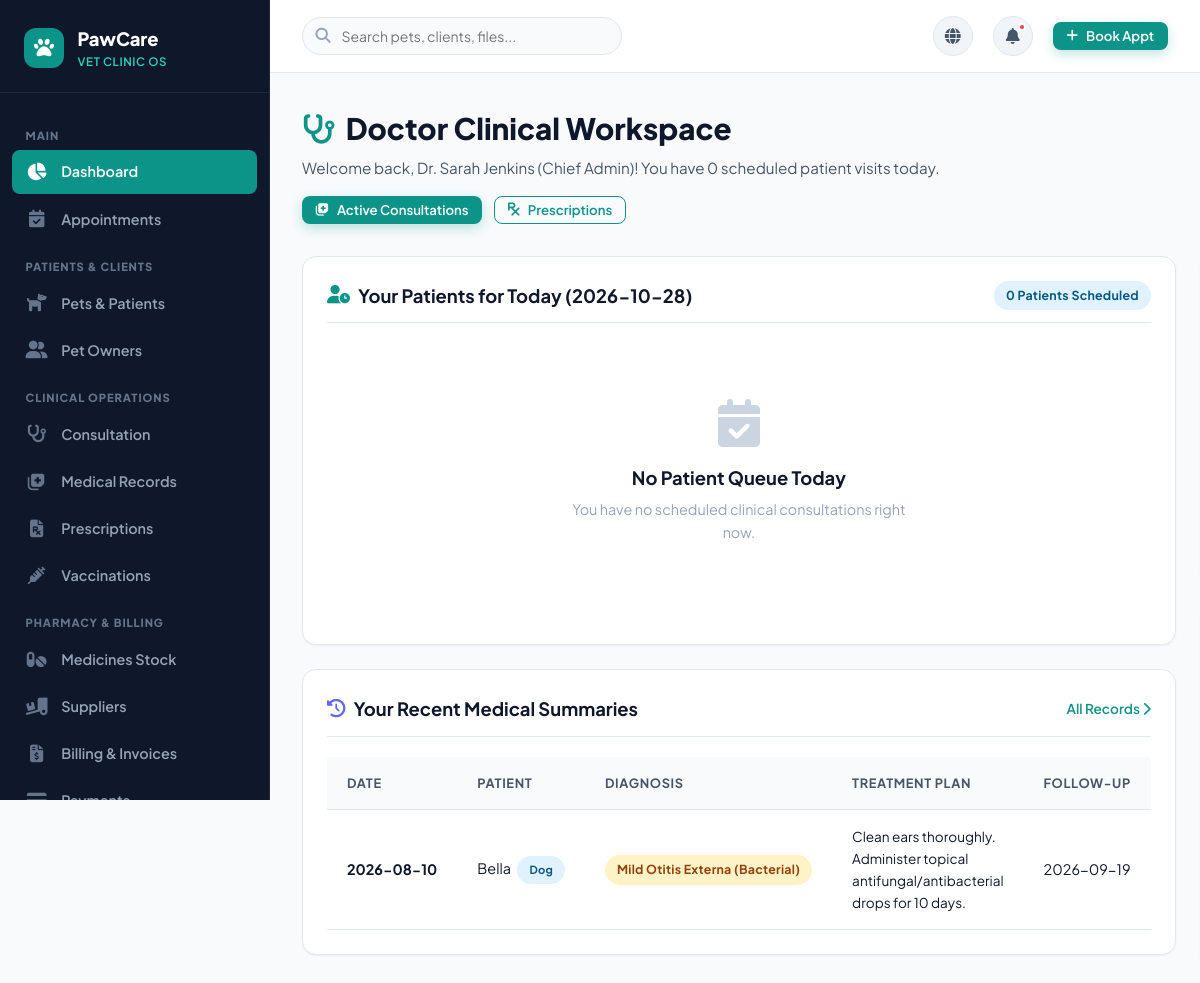
/doctor/dashboard (signed in), run on the app's committed database.
### tables this page shows
CREATE TABLE users (
    id INTEGER PRIMARY KEY AUTOINCREMENT,
    username VARCHAR(80) UNIQUE NOT NULL,
    email VARCHAR(120) UNIQUE NOT NULL,
    password_hash VARCHAR(255) NOT NULL,
    full_name VARCHAR(120) NOT NULL,
    role VARCHAR(20) NOT NULL DEFAULT 'staff', -- 'admin', 'doctor', 'staff'
    phone VARCHAR(30),
    is_active INTEGER DEFAULT 1,
    created_at TIMESTAMP DEFAULT CURRENT_TIMESTAMP
);

CREATE TABLE medical_records (
    id INTEGER PRIMARY KEY AUTOINCREMENT,
    pet_id INTEGER NOT NULL,
    doctor_id INTEGER NOT NULL,
    appointment_id INTEGER,
    record_date DATE DEFAULT (DATE('now')),
    symptoms TEXT,
    diagnosis TEXT,
    temperature REAL, -- Celsius
    heart_rate INTEGER, -- bpm
    respiratory_rate INTEGER, -- breaths/min
    weight REAL, -- kg
    treatment_plan TEXT,
    dietary_notes TEXT,
    follow_up_date DATE,
    created_at TIMESTAMP DEFAULT CURRENT_TIMESTAMP,
    FOREIGN KEY (pet_id) REFERENCES pets (id) ON DELETE CASCADE,
    FOREIGN KEY (doctor_id) REFERENCES doctors (id) ON DELETE CASCADE,
    FOREIGN KEY (appointment_id) REFERENCES appointments (id) ON DELETE SET NULL
);

CREATE TABLE pets (
    id INTEGER PRIMARY KEY AUTOINCREMENT,
    owner_id INTEGER NOT NULL,
    name VARCHAR(80) NOT NULL,
    species VARCHAR(50) NOT NULL, -- Dog, Cat, Bird, Rabbit, Reptile, etc.
    breed VARCHAR(80),
    gender VARCHAR(10) DEFAULT 'Unknown', -- Male, Female, Neutered Male, Spayed Female
    date_of_birth DATE,
    age_years INTEGER DEFAULT 0,
    weight REAL DEFAULT 0.0, -- in kg
    color VARCHAR(50),
    microchip_id VARCHAR(100),
    photo VARCHAR(255) DEFAULT 'default_pet.png',
    allergies TEXT,
    medical_notes TEXT,
    created_at TIMESTAMP DEFAULT CURRENT_TIMESTAMP,
    FOREIGN KEY (owner_id) REFERENCES owners (id) ON DELETE CASCADE
);

### app.py (the view, shortened to what this page needs)
@app.route('/doctor/dashboard')
@roles_required('doctor', 'admin')
def doctor_dashboard():
    db = get_db()
    today = date.today().strftime('%Y-%m-%d')
    doc = db.execute("SELECT * FROM doctors WHERE user_id = ?", (session['user_id'],)).fetchone()
    doc_id = doc['id'] if doc else None
    if doc_id:
        today_appointments = db.execute("""
            SELECT a.*, p.name as pet_name, p.species, p.breed, p.photo as pet_photo, o.name as owner_name, o.phone as owner_phone
            FROM appointments a
            JOIN pets p ON a.pet_id = p.id
            JOIN owners o ON a.owner_id = o.id
            WHERE a.doctor_id = ? AND a.appointment_date = ?
            ORDER BY a.appointment_time ASC
        """, (doc_id, today)).fetchall()
        recent_records = db.execute("""
            SELECT m.*, p.name as pet_name, p.species, o.name as owner_name
            FROM medical_records m
            JOIN pets p ON m.pet_id = p.id
            JOIN owners o ON p.owner_id = o.id
            WHERE m.doctor_id = ?
            ORDER BY m.created_at DESC
            LIMIT 5
        """, (doc_id,)).fetchall()
        pending_count = db.execute("SELECT COUNT(*) FROM appointments WHERE doctor_id = ? AND status = 'scheduled' AND appointment_date = ?", (doc_id, today)).fetchone()[0]
    return render_template('doctor_dashboard.html',
                           appointments=today_appointments,
                           recent_records=recent_records,
                           pending_count=pending_count)

### app.py (called while the page is built)
def get_db():
    if 'db' not in g:
        g.db = sqlite3.connect(
            app.config['DATABASE'],
            detect_types=sqlite3.PARSE_DECLTYPES
        )
        g.db.row_factory = sqlite3.Row
        g.db.execute("PRAGMA foreign_keys = ON;")
    return g.db

def init_db():
    db = get_db()
    cur = db.cursor()
    cur.execute("SELECT name FROM sqlite_master WHERE type='table' AND name='users';")
    if cur.fetchone() is None:
        if os.path.exists(app.config['SQL_SCHEMA']):
            with open(app.config['SQL_SCHEMA'], mode='r', encoding='utf-8') as f:
                db.cursor().executescript(f.read())
            db.commit()

@app.before_request
def setup_database_if_needed():
    init_db()

def roles_required(*roles):
    from functools import wraps
    def decorator(view):
        @wraps(view)
        def wrapped_view(**kwargs):
            if 'user_id' not in session:
                flash('Please log in first.', 'warning')
                return redirect(url_for('login'))
            if session.get('user_role') not in roles:
                flash('You do not have permission to access that resource.', 'danger')
                return redirect(url_for('dashboard_router'))
            return view(**kwargs)
        return wrapped_view
    return decorator

### templates/doctor_dashboard.html (shortened to what this page needs)
{% extends "base.html" %}
{% block content %}
<div class="page-header">
  <div class="page-header-text">
    <h1><i class="fas fa-stethoscope" style="color: var(--primary);"></i> Doctor Clinical Workspace</h1>
    <p>Welcome back, {{ current_user.full_name }}! You have {{ pending_count }} scheduled patient visits today.</p>
  </div>
  <div class="page-actions">
    <a href="{{ url_for('consultation') }}" class="btn btn-primary btn-sm">
      <i class="fas fa-notes-medical"></i> Active Consultations
    </a>
    <a href="{{ url_for('prescriptions') }}" class="btn btn-outline btn-sm">
      <i class="fas fa-prescription"></i> Prescriptions
    </a>
  </div>
</div>
<div class="dashboard-row">
  <div>
    <div class="dashboard-card" style="margin-bottom: 1.5rem;">
      <div class="dashboard-card-header">
        <h3><i class="fas fa-user-clock" style="color: var(--primary);"></i> Your Patients for Today ({{ today_date }})</h3>
        <span class="badge badge-info">{{ appointments|length }} Patients Scheduled</span>
      </div>
      {% if appointments %}
      <div class="table-responsive">
        <table class="custom-table">
          <thead>
            <tr>
              <th>Time</th>
              <th>Patient</th>
              <th>Species & Breed</th>
              <th>Owner & Contact</th>
              <th>Reason / Symptoms</th>
              <th>Status</th>
              <th>Action</th>
            </tr>
          </thead>
          <tbody>
            {% for appt in appointments %}
            <tr>
              <td><strong>{{ appt.appointment_time }}</strong></td>
              <td>
                <div class="table-user-cell">
                  <div class="table-avatar"><i class="fas fa-paw"></i></div>
                  <div class="table-user-info">
                    <span class="name">{{ appt.pet_name }}</span>
                  </div>
                </div>
              </td>
              <td>{{ appt.species }} ({{ appt.breed or 'Mixed' }})</td>
              <td>
                <div>{{ appt.owner_name }}</div>
                <div style="font-size: 0.775rem; color: var(--text-muted);">{{ appt.owner_phone }}</div>
              </td>
              <td style="max-width: 220px; white-space: normal;">
                <span style="font-size: 0.85rem;">{{ appt.reason }}</span>
              </td>
              <td>
                <span class="badge badge-{{ appt.status }}">{{ appt.status.replace('_', ' ') }}</span>
              </td>
              <td>
                {% if appt.status in ['scheduled', 'in_progress'] %}
                <a href="{{ url_for('add_consultation', appointment_id=appt.id) }}" class="btn btn-primary btn-sm" title="Begin Consultation">
                  <i class="fas fa-stethoscope"></i> Consult
                </a>
                {% else %}
                <a href="{{ url_for('appointment_details', id=appt.id) }}" class="action-btn" title="View details">
                  <i class="fas fa-eye"></i>
                </a>
                {% endif %}
              </td>
            </tr>
            {% endfor %}
          </tbody>
        </table>
      </div>
      {% else %}
      <div class="empty-state">
        <i class="fas fa-calendar-check"></i>
        <h4>No Patient Queue Today</h4>
        <p>You have no scheduled clinical consultations right now.</p>
      </div>
      {% endif %}
    </div>
    <div class="dashboard-card">
      <div class="dashboard-card-header">
        <h3><i class="fas fa-history" style="color: var(--secondary);"></i> Your Recent Medical Summaries</h3>
        <a href="{{ url_for('medical_records') }}">All Records <i class="fas fa-chevron-right"></i></a>
      </div>
      {% if recent_records %}
      <div class="table-responsive">
        <table class="custom-table">
          <thead>
            <tr>
              <th>Date</th>
              <th>Patient</th>
              <th>Diagnosis</th>
              <th>Treatment Plan</th>
              <th>Follow-up</th>
            </tr>
          </thead>
          <tbody>
            {% for rec in recent_records %}
            <tr>
              <td><strong>{{ rec.record_date }}</strong></td>
              <td>
                <span class="font-bold">{{ rec.pet_name }}</span>
                <span class="badge badge-info" style="font-size: 0.7rem; margin-left: 0.25rem;">{{ rec.species }}</span>
              </td>
              <td><span class="badge badge-warning">{{ rec.diagnosis }}</span></td>
              <td style="max-width: 240px; white-space: normal; font-size: 0.85rem;">
                {{ rec.treatment_plan }}
              </td>
              <td>{{ rec.follow_up_date or 'None' }}</td>
            </tr>
            {% endfor %}
          </tbody>
        </table>
      </div>
      {% endif %}
    </div>
  </div>
</div>
{% endblock %}

### static/css/style.css (style rules this page uses)
:root { --primary: #0d9488; --primary-hover: #0f766e; --primary-light: #ccfbf1; --primary-dark: #115e59; --secondary: #6366f1; --secondary-light: #e0e7ff; --accent: #f59e0b; --accent-light: #fef3c7; --success: #10b981; --success-light: #d1fae5; --danger: #ef4444; --danger-light: #fee2e2; --warning: #f59e0b; --info: #0284c7; --info-light: #e0f2fe; --bg-main: #f8fafc; --bg-card: #ffffff; --bg-sidebar: #0f172a; --bg-subtle: #f1f5f9; --text-primary: #0f172a; --text-secondary: #475569; --text-muted: #94a3b8; --text-light: #f8fafc; --border-color: #e2e8f0; --border-radius-sm: 8px; --border-radius-md: 14px; --border-radius-lg: 20px; --border-radius-full: 9999px; --shadow-sm: 0 1px 2px 0 rgba(0, 0, 0, 0.05); --shadow-md: 0 4px 6px -1px rgba(0, 0, 0, 0.07), 0 2px 4px -1px rgba(0, 0, 0, 0.04); --shadow-lg: 0 10px 15px -3px rgba(0, 0, 0, 0.08), 0 4px 6px -2px rgba(0, 0, 0, 0.04); --shadow-xl: 0 20px 25px -5px rgba(0, 0, 0, 0.1), 0 10px 10px -5px rgba(0, 0, 0, 0.04); --transition: all 0.25s cubic-bezier(0.4, 0, 0.2, 1); }
* { margin: 0; padding: 0; box-sizing: border-box; }
body { font-family: 'Plus Jakarta Sans', -apple-system, BlinkMacSystemFont, sans-serif; background-color: var(--bg-main); color: var(--text-primary); line-height: 1.6; overflow-x: hidden; }
a { color: inherit; text-decoration: none; transition: var(--transition); }
.btn { display: inline-flex; align-items: center; justify-content: center; gap: 0.5rem; font-weight: 600; font-size: 0.925rem; padding: 0.65rem 1.35rem; border-radius: var(--border-radius-md); border: 1px solid transparent; cursor: pointer; transition: var(--transition); line-height: 1; }
.btn-primary { background-color: var(--primary); color: #ffffff; box-shadow: 0 4px 12px rgba(13, 148, 136, 0.25); }
.btn-outline { background: transparent; color: var(--primary); border: 1.5px solid var(--primary); }
.btn-sm { padding: 0.4rem 0.8rem; font-size: 0.825rem; border-radius: var(--border-radius-sm); }
.badge { display: inline-flex; align-items: center; gap: 0.35rem; font-size: 0.775rem; font-weight: 700; padding: 0.3rem 0.75rem; border-radius: var(--border-radius-full); text-transform: capitalize; letter-spacing: 0.02em; }
.badge-warning, .badge-due_soon, .badge-in_progress, .badge-partial { background: var(--accent-light); color: #92400e; }
.badge-info, .badge-scheduled, .badge-admin { background: var(--info-light); color: #075985; }

### static/css/dashboard.css (style rules this page uses)
.page-header { display: flex; align-items: center; justify-content: space-between; margin-bottom: 2rem; flex-wrap: wrap; gap: 1rem; }
.page-header-text h1 { font-size: 1.85rem; font-weight: 800; color: var(--text-primary); display: flex; align-items: center; gap: 0.65rem; }
.page-header-text p { color: var(--text-secondary); font-size: 0.95rem; margin-top: 0.2rem; }
.page-actions { display: flex; align-items: center; gap: 0.75rem; }
.dashboard-row { display: grid; grid-template-columns: 2fr 1fr; gap: 1.5rem; margin-bottom: 2rem; }
.dashboard-card { background: #ffffff; border-radius: var(--border-radius-md); border: 1px solid var(--border-color); box-shadow: var(--shadow-sm); padding: 1.5rem; }
.dashboard-card-header { display: flex; align-items: center; justify-content: space-between; margin-bottom: 1.25rem; padding-bottom: 0.75rem; border-bottom: 1px solid var(--border-color); }
.dashboard-card-header h3 { font-size: 1.15rem; font-weight: 700; color: var(--text-primary); display: flex; align-items: center; gap: 0.5rem; }
.dashboard-card-header a { font-size: 0.85rem; font-weight: 600; color: var(--primary); }

### data on the page
users: full_name "Dr. Sarah Jenkins (Chief Admin)"
medical_records: record_date "2026-08-10", pet_name "Bella", species "Dog", diagnosis "Mild Otitis Externa (Bacterial)", treatment_plan "Clean ears thoroughly. Administer topical antifungal/antibacterial drops for 10 days.", follow_up_date "2026-09-19"

### other printed values
{{ pending_count }} "0"
{{ appointments|length }} "0"
